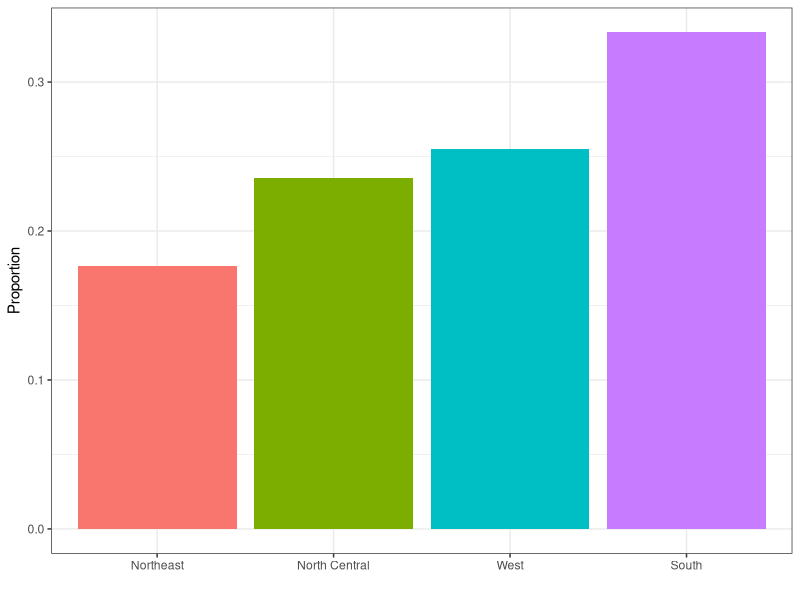
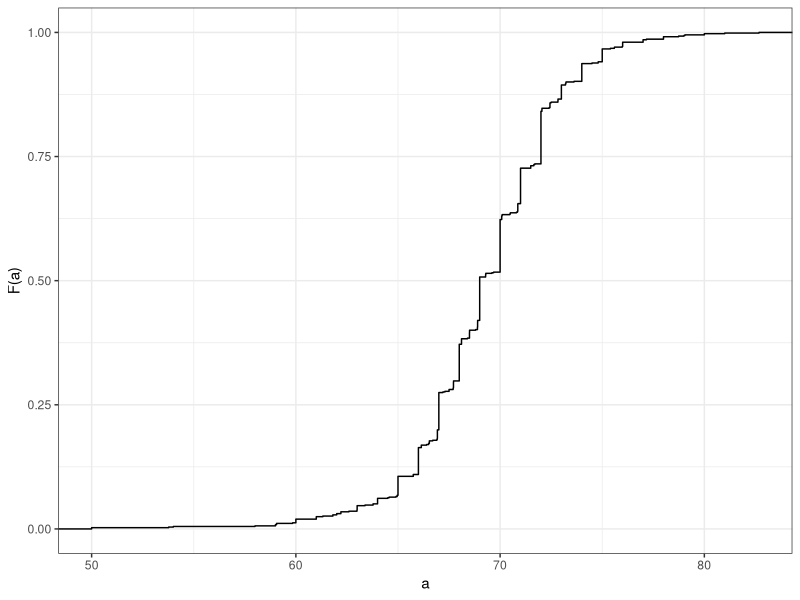

Here is the R script that generated these plots, in order:
# Load required libraries and dataset
library(dplyr)
library(ggplot2)
library(dslabs)
ds_theme_set()
data(murders)

# Calculate proportions for each region
murders %>%
  group_by(region) %>%
  summarize(n = n()) %>%
  mutate(Proportion = n / sum(n)) %>%
  filter(region == "North Central")

# Create a bar plot showing the proportion of states by region
murders %>%
  group_by(region) %>%
  summarize(n = n()) %>%
  mutate(Proportion = n / sum(n), 
         region = reorder(region, Proportion)) %>%
  ggplot(aes(x = region, y = Proportion, fill = region)) + 
  geom_bar(stat = "identity", show.legend = FALSE) + 
  xlab("")

# Plot empirical cumulative distribution function for male heights
heights %>%
  filter(sex == "Male") %>%
  ggplot(aes(height)) + 
  stat_ecdf() +
  ylab("F(a)") + 
  xlab("a")
